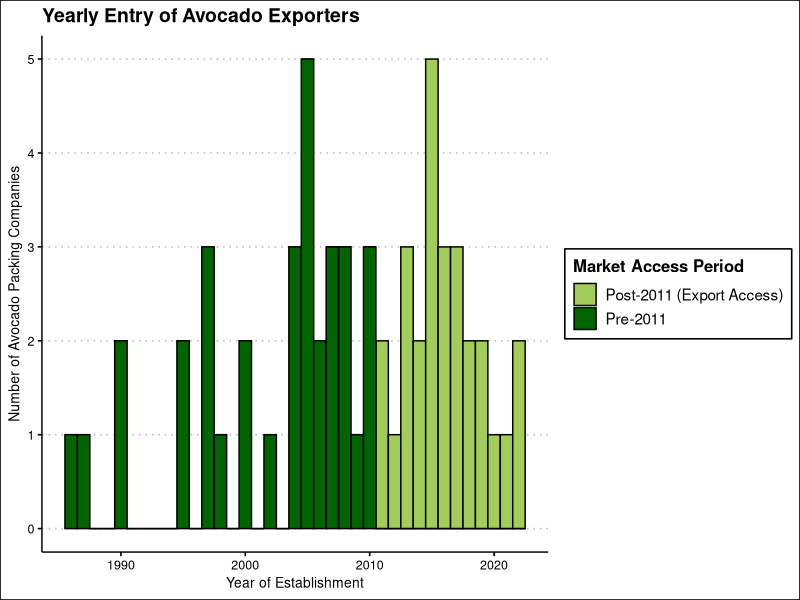
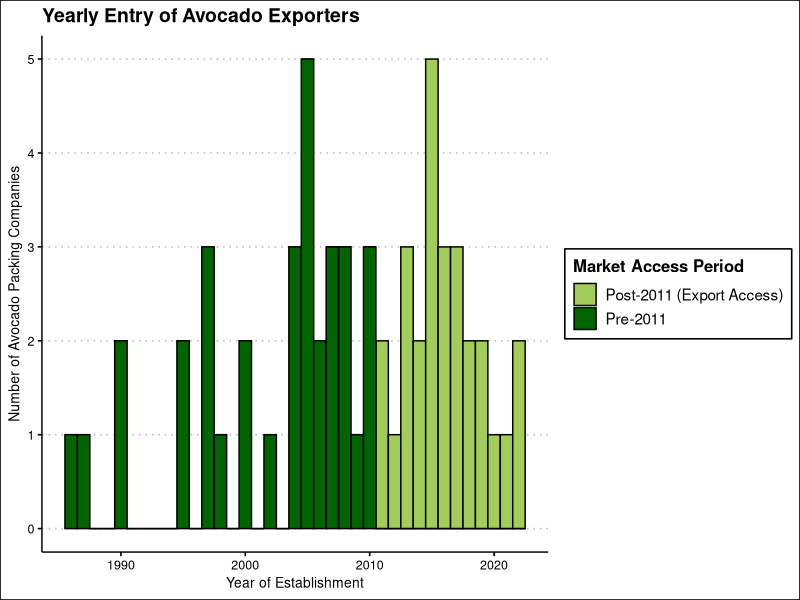

These figures' R source, in order:
# Green Gold Script: packing companies
# Author: Vidal Mendoza-Tinoco
# Last date modified: 2025-05-02

# Load libraries -----
library(dplyr)
library(ggplot2)
library(ggthemes)
library(readxl)
library(here)

# Load and clean data -----
df <- read_xlsx(here("data", "empacadoras_23.xlsx"))

## Create treatment period variable
df <- df %>% 
  mutate(treatment_period = ifelse(year_const >= 2011, "Post-2011 (Export Access)", "Pre-2011"))

# Final plot -----
plot_exporters <- ggplot(df, aes(x = year_const, fill = treatment_period)) +
  geom_histogram(binwidth = 1, boundary = 2010.5, color = "black") +
  scale_fill_manual(values = c("darkolivegreen3", "darkgreen")) +
  guides(fill = guide_legend(title = "Market Access Period")) +
  labs(
    x = "Year of Establishment",
    y = "Number of Avocado Packing Companies",
    title = "Yearly Entry of Avocado Exporters",
   ) +
  theme_clean()

plot_exporters

ggsave("exporters_by_year.png", plot_exporters, path = "plots", dpi = "retina", width = 7, height = 3)
